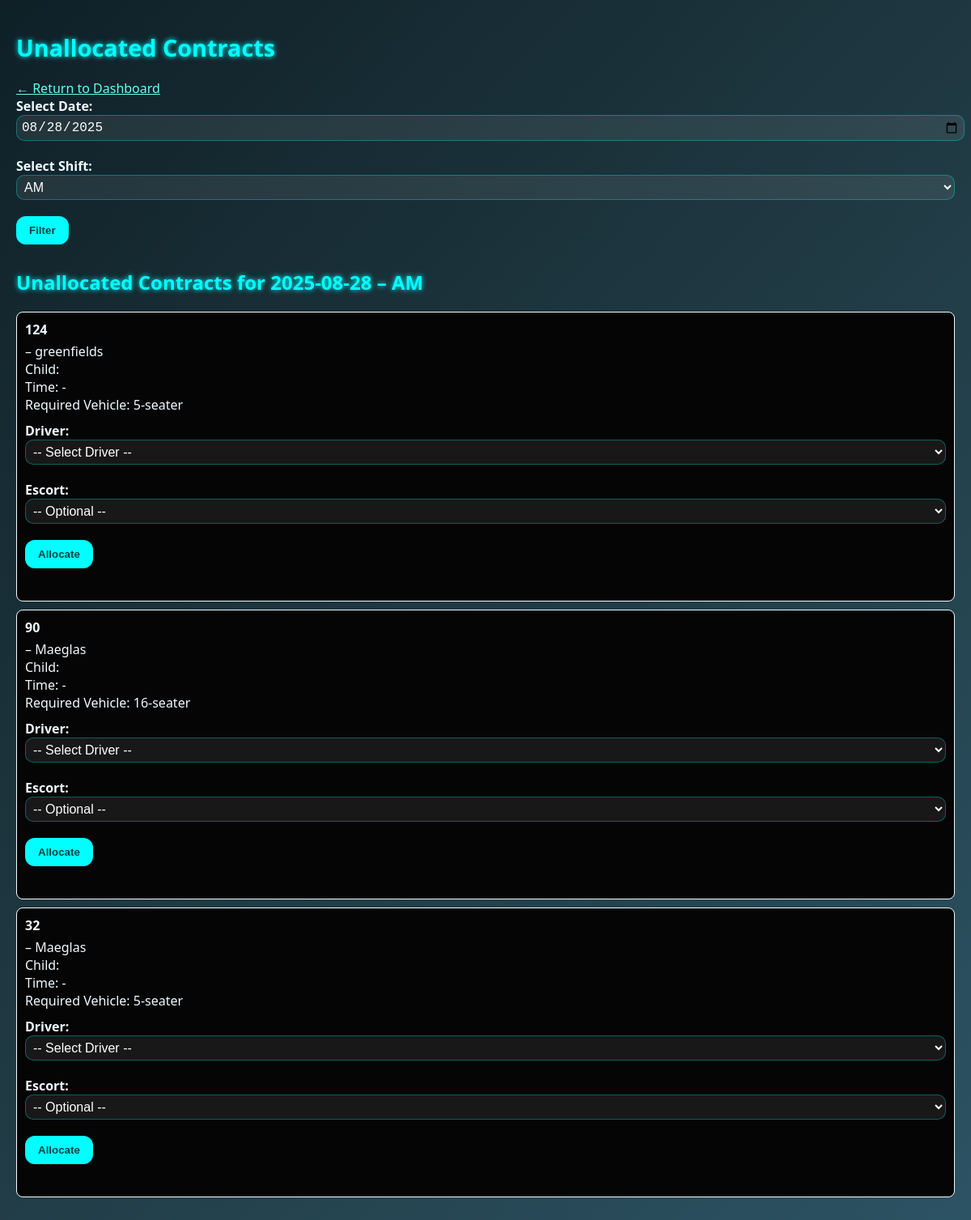
Page /unallocated-contracts (signed in) on the earlier database version.
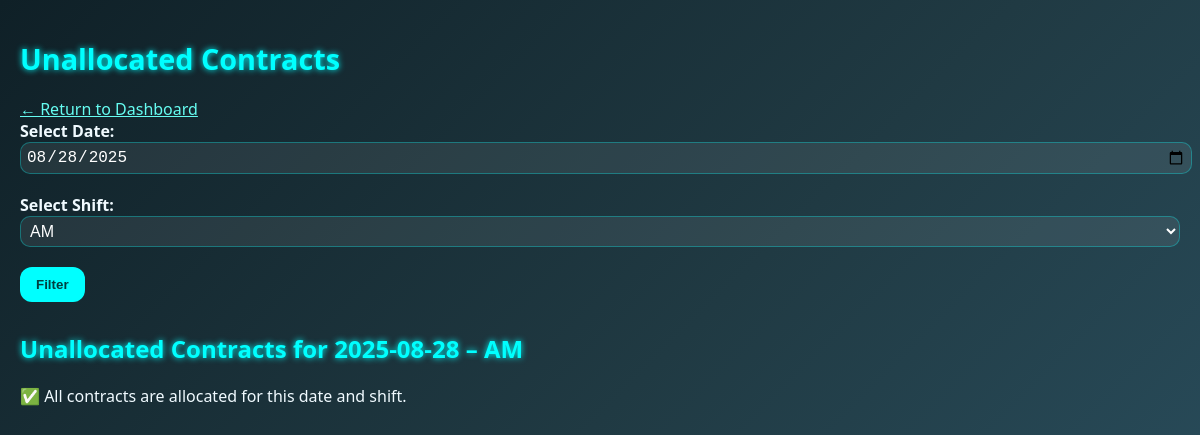
Same page on the later database version.
### model.py (models this page shows)
class Contract(db.Model):
    id = db.Column(db.Integer, primary_key=True)
    contract_number = db.Column(db.String(100), unique=True, nullable=False)
    school_name = db.Column(db.String(100), nullable=False)
    school_start_time = db.Column(db.Time, nullable=False)
    school_finish_time = db.Column(db.Time, nullable=False)
    children = db.relationship('Child', backref='contract', cascade="all, delete-orphan")
    route_start_time = db.Column(db.Time)
    route_finish_time = db.Column(db.Time)
    required_vehicle_size = db.Column(db.String(50))
    commute_time = db.Column(db.Integer)
    school_postcode = db.Column(db.String(20), nullable=True)
    escort_required = db.Column(db.Boolean, default=False)

### app.py (the view)
@app.route('/unallocated-contracts', methods=['GET'])
@manager_required
def unallocated_contracts():
    selected_date = request.args.get('date')
    selected_shift = request.args.get('shift', 'AM')
    if not selected_date:
        selected_date = date.today().isoformat()
    selected_date_obj = datetime.strptime(selected_date, "%Y-%m-%d").date()
    allocated_ids = db.session.query(DriverAllocation.contract_id).filter_by(
        contract_date=selected_date_obj,
        driver_shift=selected_shift
    ).all()
    allocated_ids = [id for (id,) in allocated_ids]
    unallocated = Contract.query.filter(~Contract.id.in_(allocated_ids)).all()
    drivers = Driver.query.all()
    escorts = Escort.query.all()
    return render_template(
        'unallocated_contracts.html',
        unallocated=unallocated,
        selected_date=selected_date,
        selected_shift=selected_shift,
        drivers=drivers,
        escorts=escorts
    )

### app.py (called while the page is built)
@login_manager.user_loader
def load_user(user_id):
    role, id = user_id.split(':')
    if role == 'driver':
        return Driver.query.get(int(id))
    elif role == 'escort':
        return Escort.query.get(int(id))
    elif role == 'manager':
        return Manager.query.get(int(id))
    elif role == 'mechanic':
        return Mechanic.query.get(int(id))
    return None

def manager_required(f):
    @wraps(f)
    def decorated_function(*args, **kwargs):
        if not current_user.is_authenticated or not isinstance(current_user, Manager):
            flash('Manager access required.', 'danger')
            return redirect(url_for('auth.manager_login'))
        return f(*args, **kwargs)
    return decorated_function

@app.context_processor
def inject_today():
    return {'today': date.today()}

@app.before_request
def before_request_func():
    if db.engine.url.drivername == 'sqlite':
        db.session.execute(text('PRAGMA foreign_keys = ON'))

### templates/unallocated_contracts.html (shortened to what this page needs)
<!DOCTYPE html>
<html lang="en">
<head>
  <link rel="stylesheet" href="{{ url_for('static', filename='style.css') }}">
</head>
<body>
  <h1>Unallocated Contracts</h1>
  <a href="{{ url_for('manager_dashboard') }}" class="back-link">← Return to Dashboard</a>
  <form method="GET" action="{{ url_for('unallocated_contracts') }}">
    <label for="selected_date">Select Date:</label>
    <input type="date" id="selected_date" name="date" value="{{ selected_date }}" required>
    <label for="shift">Select Shift:</label>
    <select id="shift" name="shift">
      <option value="AM" {% if selected_shift == 'AM' %}selected{% endif %}>AM</option>
    </select>
    <button type="submit">Filter</button>
  </form>
  <h2>Unallocated Contracts for {{ selected_date }} – {{ selected_shift }}</h2>
  {% if unallocated %}
    {% for item in unallocated %}
      <div class="contract-box">
        <strong>{{ item.contract_number }}</strong> – {{ item.school_name }}<br>
        Child: {{ item.child_name }}<br>
        Time: {{ item.school_start }} - {{ item.school_end }}<br>
        Required Vehicle: {{ item.required_vehicle_size }}
        <form method="POST" action="{{ url_for('driverallocation') }}" class="allocation-form">
          <label for="driver">Driver:</label>
          <select name="driver_id" required>
            <option value="">-- Select Driver --</option>
          </select>
          <label for="escort">Escort:</label>
          <select name="escort_id">
            <option value="">-- Optional --</option>
          </select>
          <button type="submit">Allocate</button>
        </form>
      </div>
    {% endfor %}
  {% else %}
    <p>✅ All contracts are allocated for this date and shift.</p>
  {% endif %}
</body>
</html>

Differences in the rows shown:
no longer on this page (row edited): Contract: contract_number "124", school_name "greenfields", required_vehicle_size "5-seater"
removed Contract: contract_number "90", school_name "Maeglas", required_vehicle_size "16-seater"
removed Contract: contract_number "32", school_name "Maeglas", required_vehicle_size "5-seater"
Other differences:
text now shown: "✅ All contracts are allocated for this date and shift."
